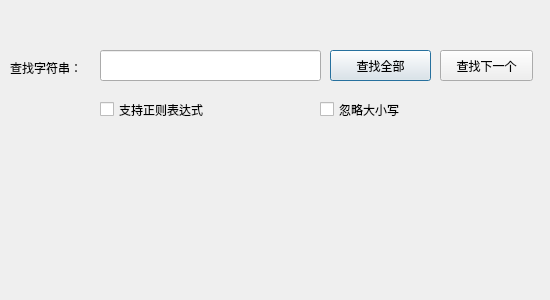
<?xml version="1.0" encoding="UTF-8"?>
<ui version="4.0">
 <class>Dialog</class>
 <widget class="QDialog" name="Dialog">
  <property name="geometry">
   <rect>
    <x>0</x>
    <y>0</y>
    <width>550</width>
    <height>300</height>
   </rect>
  </property>
  <property name="windowTitle">
   <string>Dialog</string>
  </property>
  <widget class="QLabel" name="label">
   <property name="geometry">
    <rect>
     <x>10</x>
     <y>60</y>
     <width>81</width>
     <height>16</height>
    </rect>
   </property>
   <property name="text">
    <string>查找字符串：</string>
   </property>
  </widget>
  <widget class="QPushButton" name="pushButton">
   <property name="geometry">
    <rect>
     <x>330</x>
     <y>50</y>
     <width>101</width>
     <height>31</height>
    </rect>
   </property>
   <property name="text">
    <string>查找全部</string>
   </property>
  </widget>
  <widget class="QCheckBox" name="checkBox">
   <property name="geometry">
    <rect>
     <x>100</x>
     <y>100</y>
     <width>141</width>
     <height>19</height>
    </rect>
   </property>
   <property name="text">
    <string>支持正则表达式</string>
   </property>
  </widget>
  <widget class="QCheckBox" name="checkBox_2">
   <property name="geometry">
    <rect>
     <x>320</x>
     <y>100</y>
     <width>111</width>
     <height>19</height>
    </rect>
   </property>
   <property name="text">
    <string>忽略大小写</string>
   </property>
  </widget>
  <widget class="QLineEdit" name="lineEdit">
   <property name="geometry">
    <rect>
     <x>100</x>
     <y>50</y>
     <width>221</width>
     <height>31</height>
    </rect>
   </property>
  </widget>
  <widget class="QPushButton" name="pb_next">
   <property name="geometry">
    <rect>
     <x>440</x>
     <y>50</y>
     <width>93</width>
     <height>31</height>
    </rect>
   </property>
   <property name="text">
    <string>查找下一个</string>
   </property>
  </widget>
  <widget class="QLabel" name="number">
   <property name="geometry">
    <rect>
     <x>250</x>
     <y>20</y>
     <width>72</width>
     <height>15</height>
    </rect>
   </property>
   <property name="text">
    <string/>
   </property>
  </widget>
 </widget>
 <resources/>
 <connections/>
</ui>
